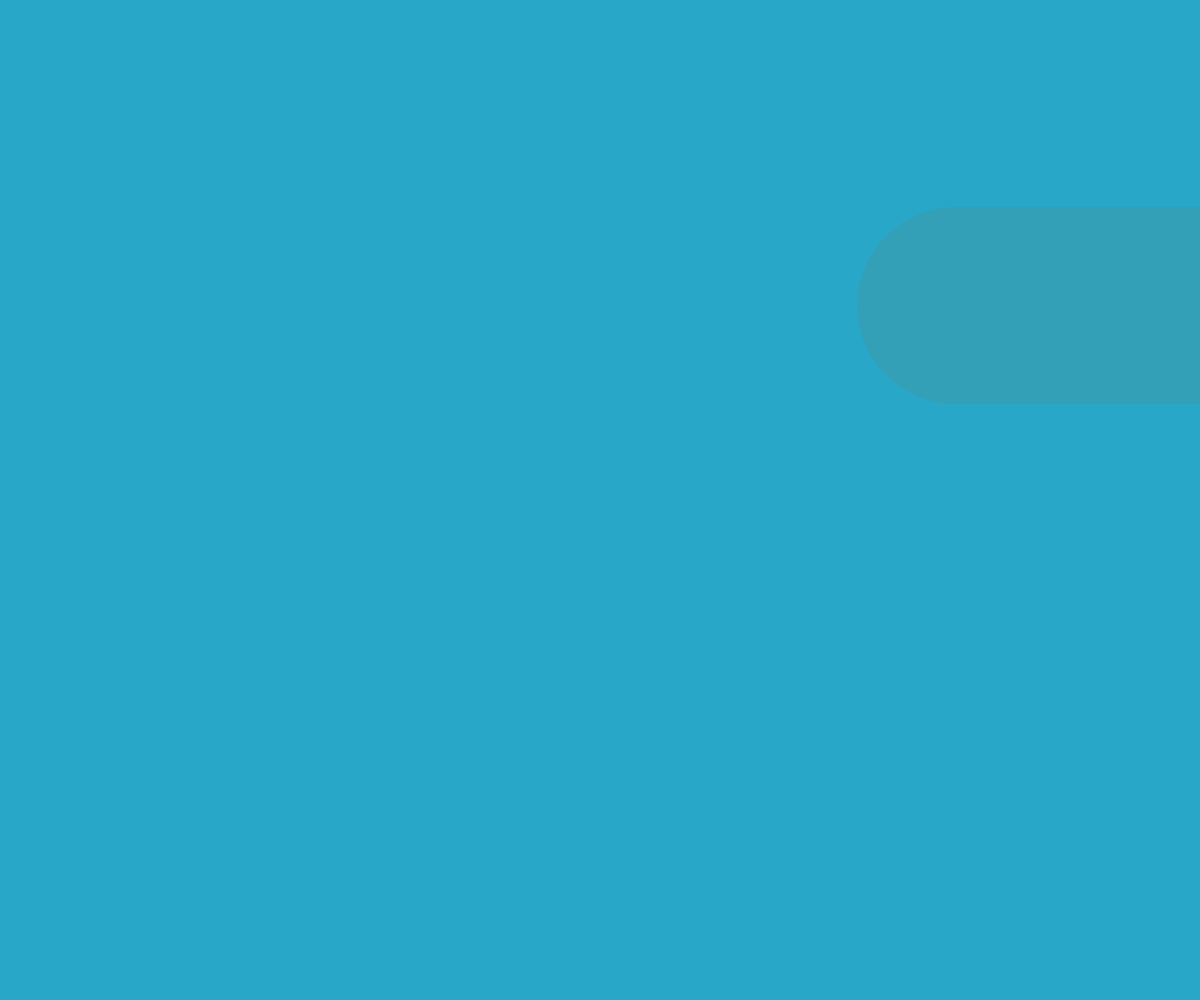
Frame 1 (no input)
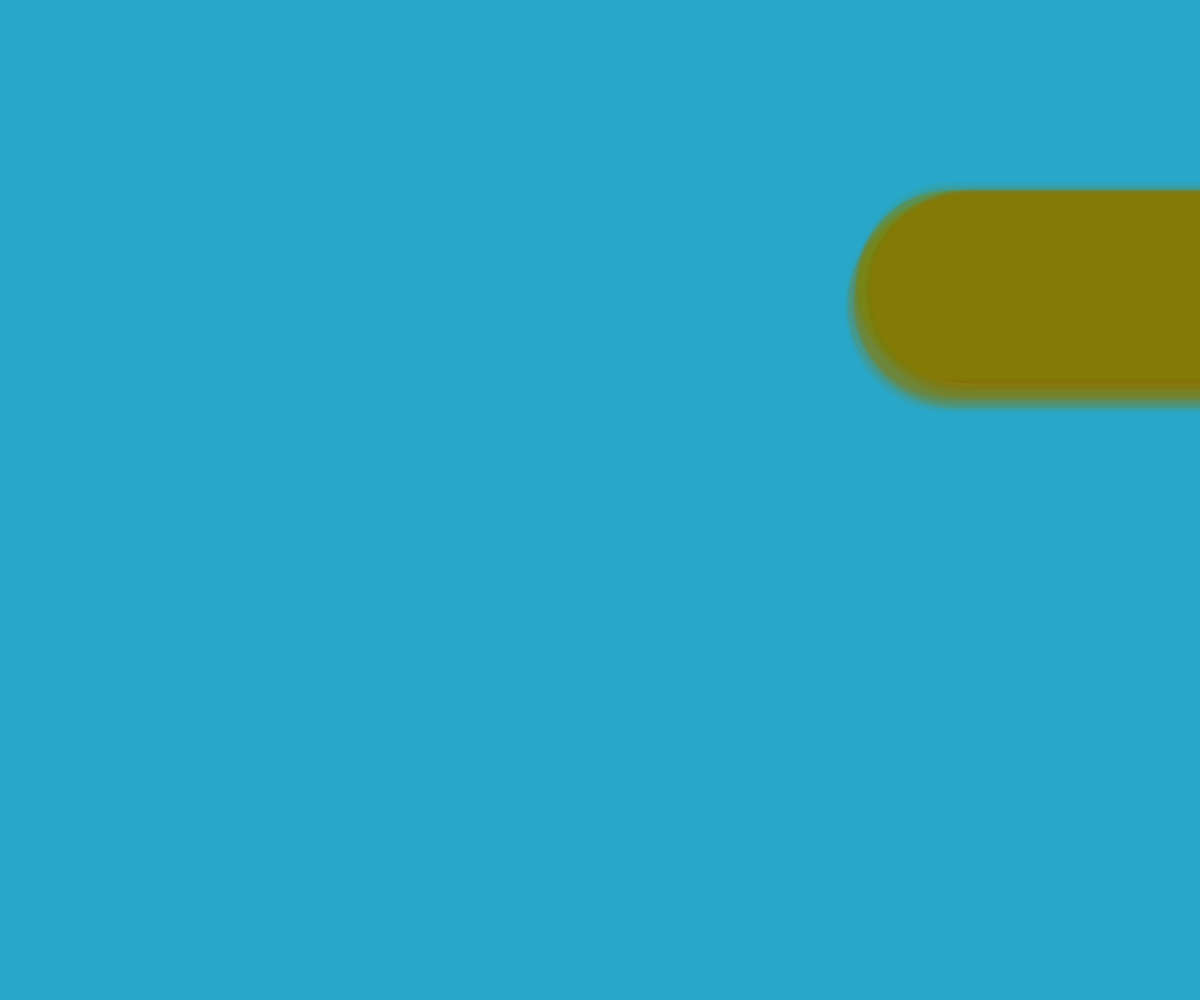
Frame 60 (no input)
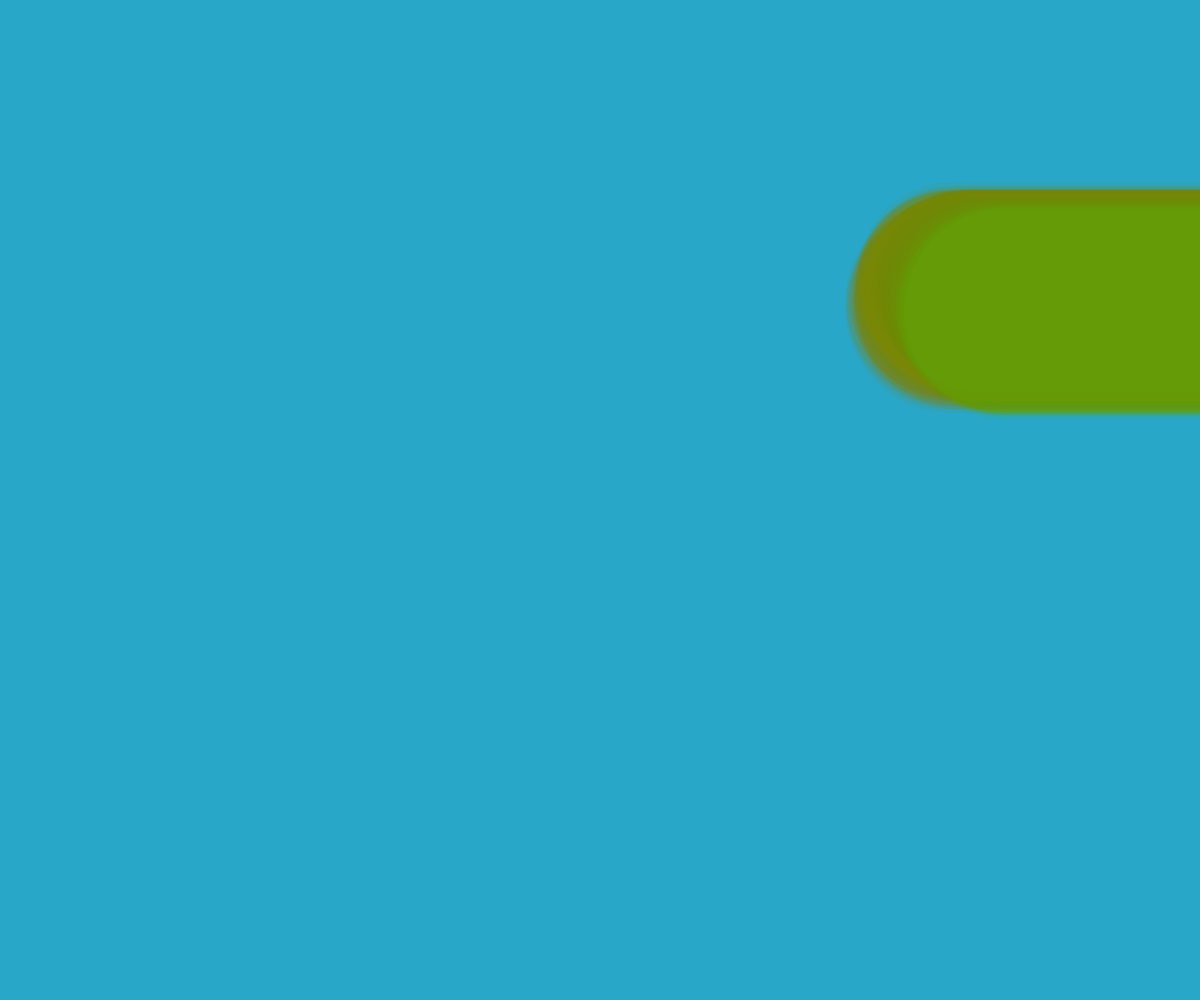
Frame 120 (the mouse pressed at the canvas centre since frame 60)

The p5.js sketch that drew these frames (run headless with seeded random() and noise() and a simulated clock; from frame 60 on, the mouse is pressed at the canvas centre):

// p5.js sketch
// ── sketch.js
  var bgColor;
  var centerX, centerY;
  var pos1x = 500, pos1y = 300;
  var pos2x = 200, pos2y = 400;
  var pos3x = 0, pos3y = 0;
  var multMax = 0.5;
  var multDelta;
  var mult;
  var redFill = 255;
  var alphaAmt = 100;
  var alphaNoise;

function setup() {

  bgColor = color(40, 167, 200);
  createCanvas(windowWidth, windowHeight);
  background(bgColor);

  pos1x = random(width);
  pos1y = random(height);
  pos2x = pos1x + 10;
  pos2y = pos1y - 10;



}

function draw() {



  //rectangle stuff
  centerX = width * 2;
  centerY = height * 3;


  multDelta = noise(0.1 * frameCount + pow(2, 8));
  multDelta = map(multDelta, 0, 1, -0.0005, 0.0005 );
  multMax = constrain(multMax + multDelta, 0.005, 0.002);
  mult = random(-multMax, multMax);
  pos3x = abs(((width * mult) + pos2x) % width);
  mult = random(-multMax, multMax);
  pos3y = abs(((height * mult) + pos2y) % height);


  mult = noise(frameCount * 0.005) * 255;
  redFill = constrain(mult, 0, 255);

  noStroke();
  alphaNoise = noise(0.1 * frameCount + 100);
  alphaNoise = map(alphaNoise, 0, 1, -100, 100);
  alphaAmt += alphaNoise;
  alphaAmt = constrain(alphaAmt, 10, 200);
  fill(redFill, 255-redFill, 10, 20);

  rect(pos1x, pos1y, pos2x, pos2y, pos3x, pos3y);

  pos1x = pos2x;
  pos1y = pos2y;
  pos2x = pos3x;
  pos2y = pos3y;


}
